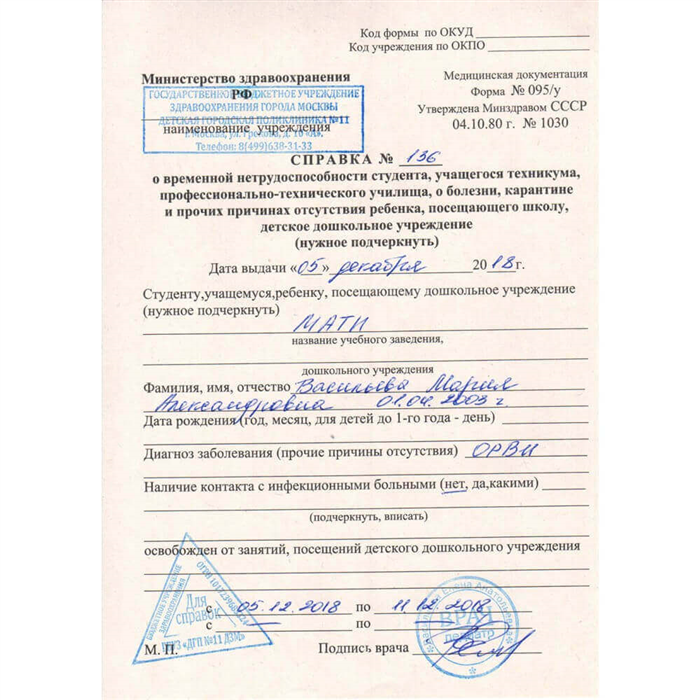
#> input picture example2.jpeg, 700 x 700 px
$ python code.py
#> lines starting #> are read from the running program, lines starting #| are printed output that depends on the picture; after the words box and inside, x2 and y2 are one past the last pixel; in counts of white or black regions, pixels touching at a corner belong together

import cv2
from tkinter import *
import numpy as np
import random

from sklearn.neighbors import KNeighborsClassifier
from sklearn.model_selection import train_test_split


def printProgressBar (iteration, total, prefix = '', suffix = '', decimals = 1, length = 100, fill = '█', printEnd = "\r"):
    """
    Call in a loop to create terminal progress bar
    @params:
        iteration   - Required  : current iteration (Int)
        total       - Required  : total iterations (Int)
        prefix      - Optional  : prefix string (Str)
        suffix      - Optional  : suffix string (Str)
        decimals    - Optional  : positive number of decimals in percent complete (Int)
        length      - Optional  : character length of bar (Int)
        fill        - Optional  : bar fill character (Str)
        printEnd    - Optional  : end character (e.g. "\r", "\r\n") (Str)
    """
    percent = ("{0:." + str(decimals) + "f}").format(100 * (iteration / float(total)))
    filledLength = int(length * iteration // total)
    bar = fill * filledLength + '-' * (length - filledLength)
    print(f'\r{prefix} |{bar}| {percent}% {suffix}', end = printEnd)
    # Print New Line on Complete
    if iteration == total:
        print()


# construct the argument parser and parse the arguments
####

# path
path = 'example2.jpeg'
# font
font = cv2.FONT_HERSHEY_COMPLEX

old_boundaries = [
	([17, 15, 100], [50, 56, 200]),
	([86, 31, 4], [220, 88, 50]),
	([25, 146, 190], [62, 174, 250]),
	([103, 86, 65], [145, 133, 128])
]

boundaries = [
	([20,20,20], [100,100,180])
]

blue = np.uint8([[[0, 0, 255]]])
hsvBlue = cv2.cvtColor(blue, cv2.COLOR_BGR2HSV)
print(hsvBlue)
# 'blue': [[128, 255, 255], [90, 50, 70]],

#lowerLimit = hsvBlue[0][0][0] - 10, 100, 100
#upperLimit = hsvBlue[0][0][0] + 10, 255, 255

lowerValues = np.array([90, 50, 70])
upperValues = np.array([128, 255, 255])

# Reading an image and saving it
image = cv2.imread(path)
#> image is the input picture: shape (700, 700, 3); mean B, G, R 232.1, 236, 240.7
original_image = image.copy()


grayscaleImage = cv2.cvtColor(image, cv2.COLOR_BGR2GRAY)

hsvImage = cv2.cvtColor(image, cv2.COLOR_BGR2HSV)
#> hsvImage: shape (700, 700, 3); mean H, S, V 18.3, 13.6, 242.5

bluepenMask = cv2.inRange(hsvImage, lowerValues, upperValues)
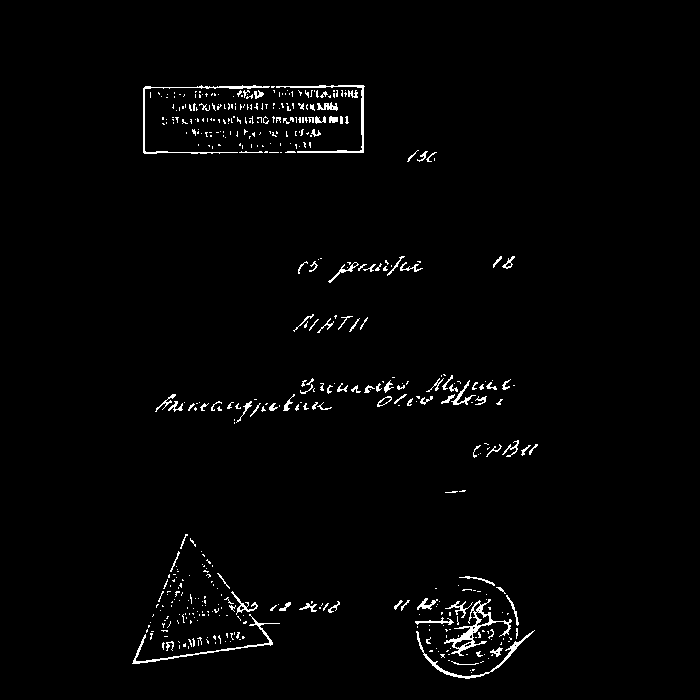
#> bluepenMask: shape (700, 700); 1.8% white in thin lines or dots, all inside (x1, y1, x2, y2) = (132, 85, 538, 679)

kernelSize = 3
# Set morph operation iterations:
opIterations = 1
# Get the structuring element:
morphKernel = cv2.getStructuringElement(cv2.MORPH_RECT, (kernelSize, kernelSize))
# Perform closing:
bluepenMask = cv2.morphologyEx(bluepenMask, cv2.MORPH_CLOSE, morphKernel, None, None, opIterations, cv2.BORDER_REFLECT101)
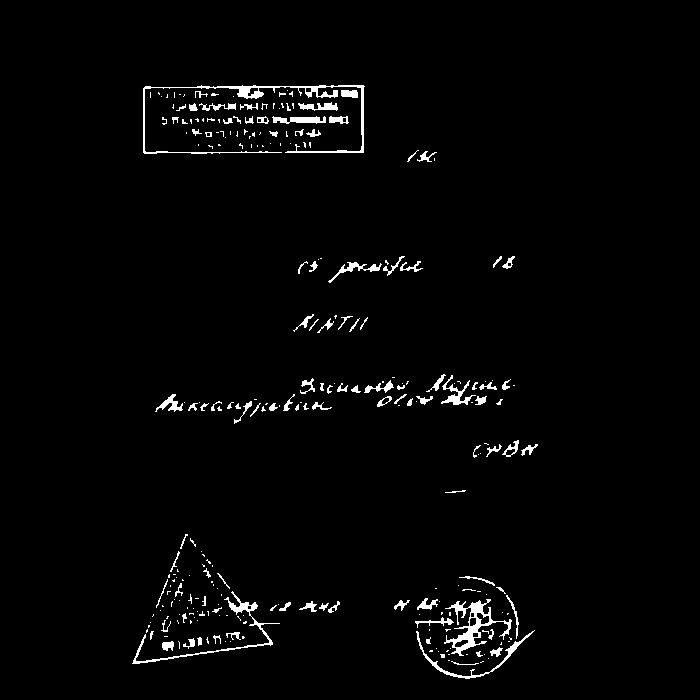
#> bluepenMask: shape (700, 700); 2.1% white; 268 white regions (166 under 20 px), largest, box (x1, y1, x2, y2) and area: (143, 85, 365, 154) 1453, (444, 599, 512, 656) 1014, (132, 591, 280, 664) 716

cv2.imwrite('bluepenMask.jpg', bluepenMask)

colorMask = cv2.add(grayscaleImage, bluepenMask)
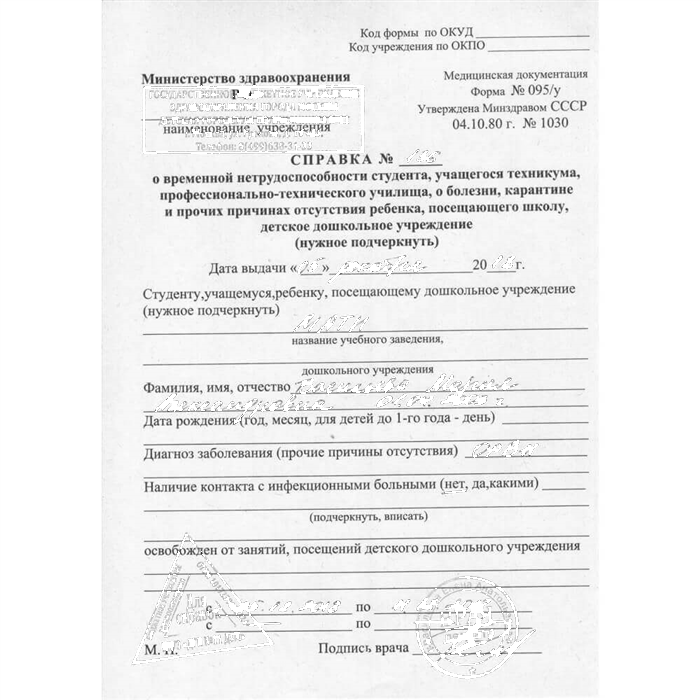
#> colorMask: shape (700, 700); min 27, max 255, mean 238.9
cv2.imwrite('colorMask.jpg', colorMask)

_, binaryImage = cv2.threshold(colorMask, 0, 255, cv2.THRESH_BINARY + cv2.THRESH_OTSU)
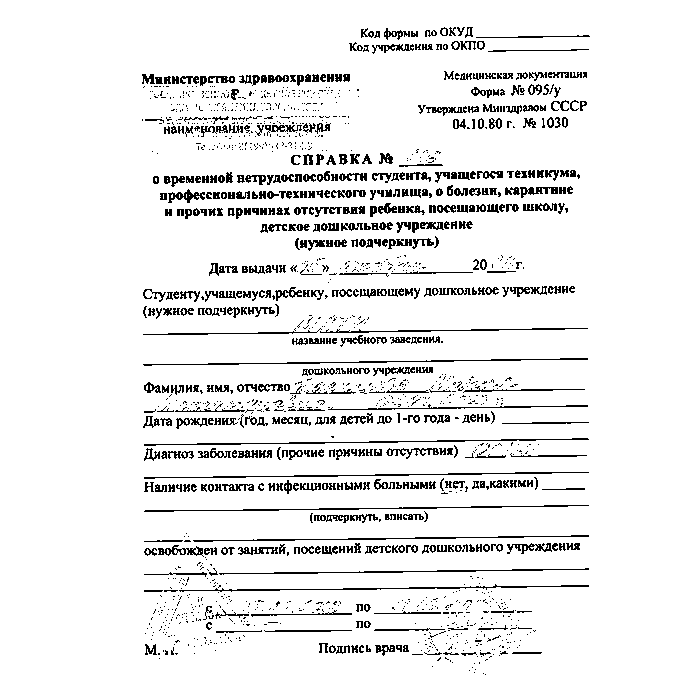
#> binaryImage: shape (700, 700); 92.6% white; black in thin lines or dots, all inside (x1, y1, x2, y2) = (142, 27, 590, 675)
cv2.imwrite('bwimage.jpg',binaryImage)

#thresh, im_bw = cv2.threshold(binaryImage, 210, 230, cv2.THRESH_BINARY)
thresh, im_bw = cv2.threshold(binaryImage, 0, 200, cv2.THRESH_BINARY)
kernel = np.ones((1, 1), np.uint8)
imgfinal = cv2.dilate(im_bw, kernel=kernel, iterations=1)

cv2.imwrite('final.jpg', imgfinal)

coord = cv2.findNonZero(bluepenMask)
#> coord = contour of 10328 points, box (x1, y1, x2, y2) (132, 85, 538, 679), area 8110

_x = []
_y = []
coords_fit = []


for item in coord:
    _x.append(item[0][0])
    _y.append(item[0][1])
    coords_fit.append([item[0][0], item[0][1]])
#> this loop made 10328 passes
#> item on passes 1 to 3: [[201, 85]], [[242, 85]], [[253, 85]]
#> after the loop, coords_fit = 10328 pairs, first value 132 to 537, second value 85 to 678

# Create feature and target arrays

print("Input centers")
n_centers = int(input())
#> the answer given: 3
centers = []

image_h = image.shape[0]
#> image_h = 700
image_w = image.shape[1]
#> image_w = 700

"""
if (n_centers == 1):
    centers.append([image_h / 2, image_w / 2])
else:
    for i in range(n_centers):
        t_x = i * image_h / (n_centers -1 )
        t_y = i * image_w / (n_centers -1 )
        centers.append([t_x,t_y])
"""

for i in range(n_centers):
    t_x = random.randint(0, image_h)
    t_y = random.randint(0, image_w)
    centers.append([t_x,t_y])
#> after the loop, centers = [[394, 430], [41, 265], [523, 497]]


print(centers)
#| [[394, 430], [41, 265], [523, 497]]
print(image_h, image_w)
#| 700 700

import time
from sklearn.cluster import KMeans

#k_means = KMeans(init="k-means++", n_clusters = n_centers, n_init=10)
k_means = KMeans(init="random", n_clusters = n_centers, n_init=10)
t0 = time.time()
k_means.fit(coords_fit)
t_batch = time.time() - t0

print(k_means.cluster_centers_)

for center in k_means.cluster_centers_:

    cv2.circle(original_image, (int(center[0]),int(center[1])), radius = 0, color = (0,255,0), thickness = 5)
#> original_image: shape (700, 700, 3); 0.02% of pixels changed, all inside (x1, y1, x2, y2) = (271, 111, 375, 628)

cv2.imshow("", original_image)
cv2.waitKey(0)

$ run again, with 1-29.png saved as example2.jpeg
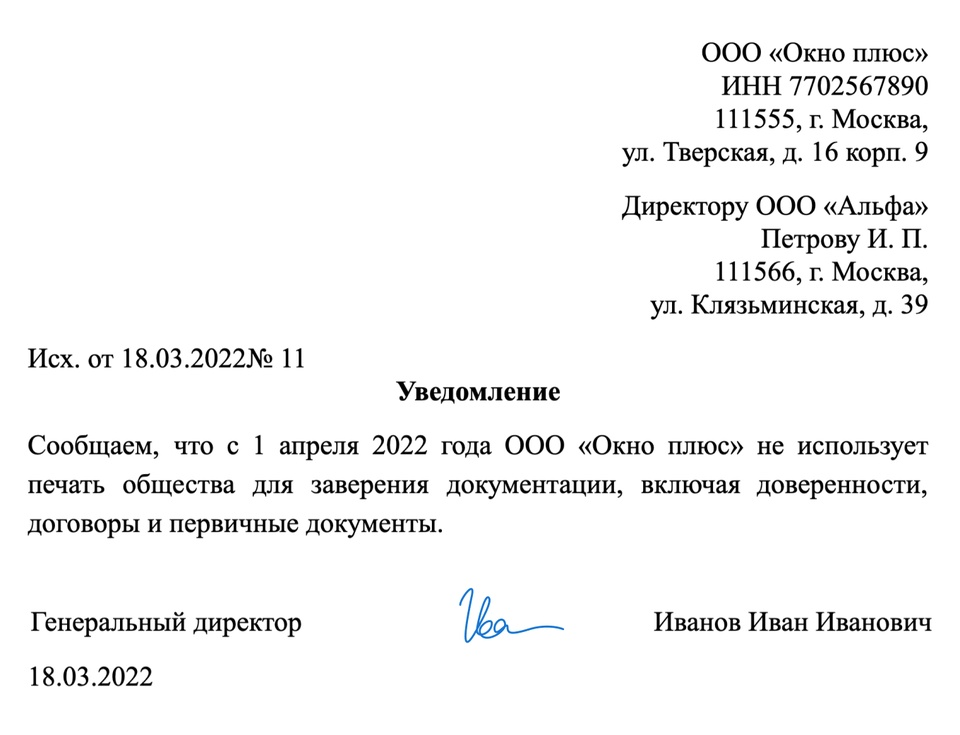
#> input picture 1-29.png, 960 x 735 px, shrunk from 1360 x 1042 before the run
#> image is the input picture: shape (735, 960, 3); mean B, G, R 244.8, 244.7, 244.7
#> hsvImage: shape (735, 960, 3); mean H, S, V 0.5, 0.2, 244.8
#> `bluepenMask = cv2.inRange(hsvImage, lowerValues, upperValues)`:
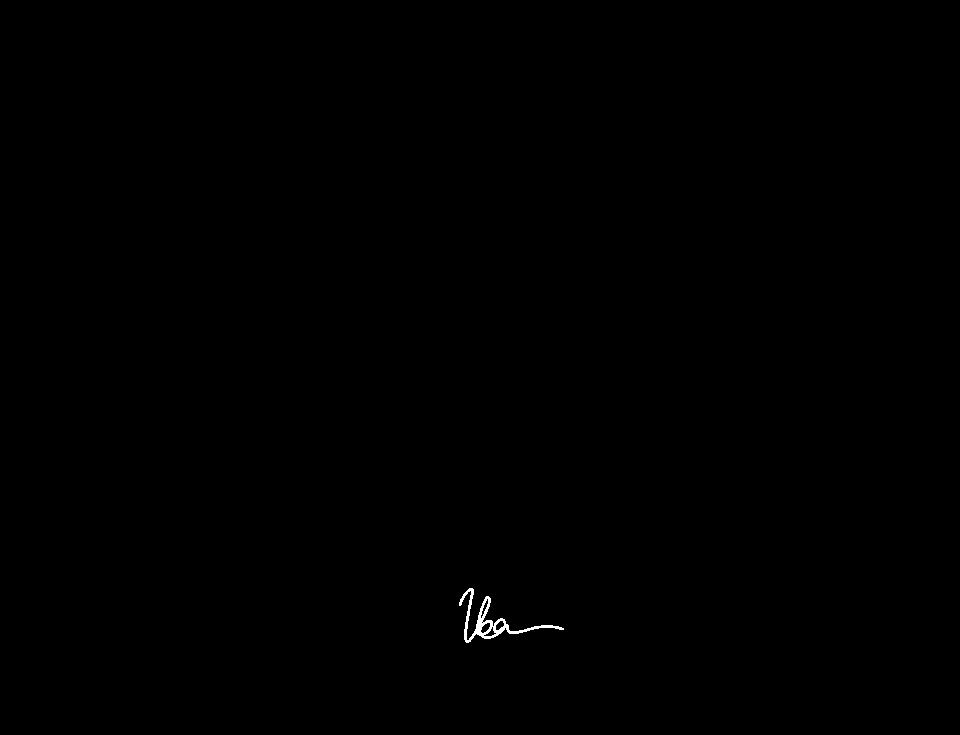
#> bluepenMask: shape (735, 960); 0.13% white; 1 white region, box (x1, y1, x2, y2) and area: (459, 588, 564, 643) 896
#> `_, binaryImage = cv2.threshold(colorMask, 0, 255, cv2.THRESH_BINARY + ..`:
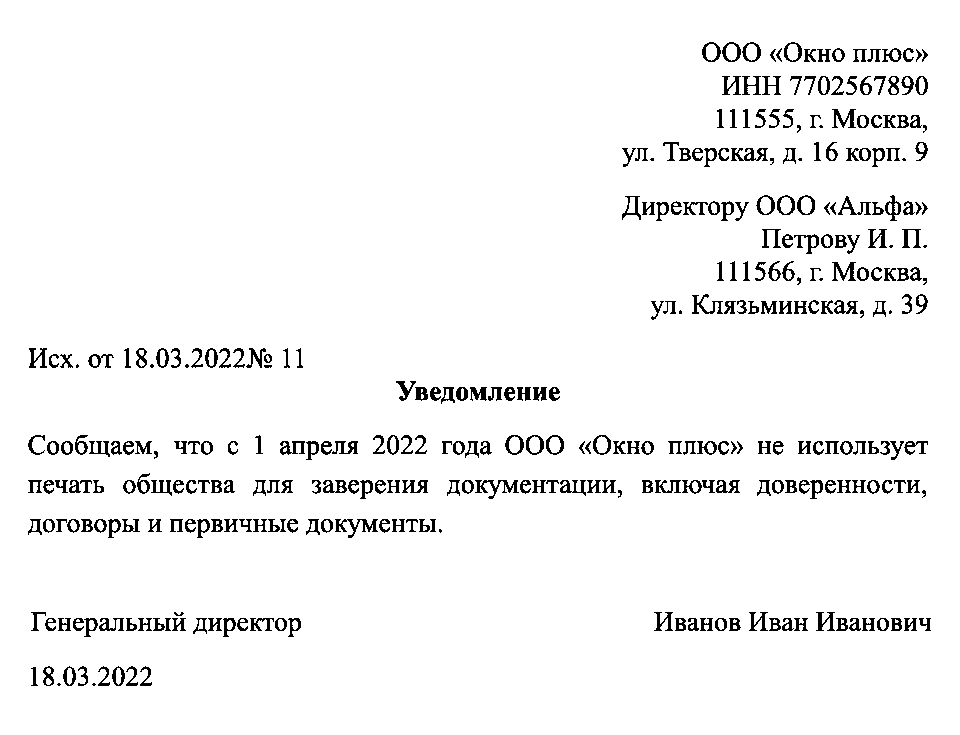
#> binaryImage: shape (735, 960); 95.7% white; black in thin lines or dots, all inside (x1, y1, x2, y2) = (28, 42, 931, 686)
#> coord = contour of 972 points, box (x1, y1, x2, y2) (459, 588, 564, 643), area 652
#> the loop `for item in coord:` made 972 passes
#> item on passes 1 to 3: [[469, 588]], [[470, 588]], [[471, 588]]
#> after the loop `for item in coord:`: coords_fit = 972 pairs, first value 459 to 563, second value 588 to 642
#| [[394, 776], [430, 41], [265, 523]]
#| 735 960
